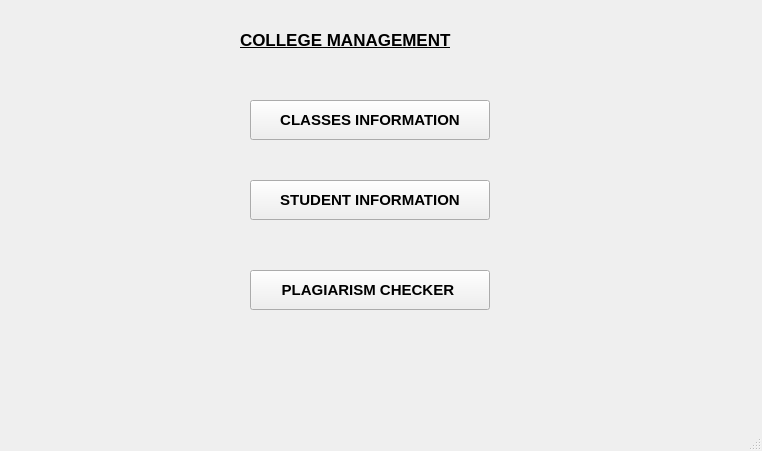
<?xml version="1.0" encoding="UTF-8"?>
<ui version="4.0">
 <class>MainWindow</class>
 <widget class="QMainWindow" name="MainWindow">
  <property name="geometry">
   <rect>
    <x>0</x>
    <y>0</y>
    <width>762</width>
    <height>451</height>
   </rect>
  </property>
  <property name="windowTitle">
   <string>CollegeProject</string>
  </property>
  <widget class="QWidget" name="centralwidget">
   <widget class="QPushButton" name="classesinfobutton">
    <property name="geometry">
     <rect>
      <x>250</x>
      <y>100</y>
      <width>240</width>
      <height>40</height>
     </rect>
    </property>
    <property name="font">
     <font>
      <pointsize>11</pointsize>
      <bold>true</bold>
     </font>
    </property>
    <property name="text">
     <string>CLASSES INFORMATION</string>
    </property>
   </widget>
   <widget class="QPushButton" name="plagcheckerbutton">
    <property name="geometry">
     <rect>
      <x>250</x>
      <y>270</y>
      <width>240</width>
      <height>40</height>
     </rect>
    </property>
    <property name="font">
     <font>
      <pointsize>11</pointsize>
      <bold>true</bold>
     </font>
    </property>
    <property name="text">
     <string>PLAGIARISM CHECKER </string>
    </property>
   </widget>
   <widget class="QLabel" name="label">
    <property name="geometry">
     <rect>
      <x>240</x>
      <y>20</y>
      <width>351</width>
      <height>40</height>
     </rect>
    </property>
    <property name="font">
     <font>
      <pointsize>13</pointsize>
      <bold>true</bold>
      <underline>true</underline>
     </font>
    </property>
    <property name="text">
     <string>COLLEGE MANAGEMENT</string>
    </property>
   </widget>
   <widget class="QPushButton" name="studnetInfo">
    <property name="geometry">
     <rect>
      <x>250</x>
      <y>180</y>
      <width>240</width>
      <height>40</height>
     </rect>
    </property>
    <property name="font">
     <font>
      <pointsize>11</pointsize>
      <bold>true</bold>
     </font>
    </property>
    <property name="text">
     <string>STUDENT INFORMATION</string>
    </property>
   </widget>
  </widget>
  <widget class="QMenuBar" name="menubar">
   <property name="geometry">
    <rect>
     <x>0</x>
     <y>0</y>
     <width>762</width>
     <height>26</height>
    </rect>
   </property>
  </widget>
  <widget class="QStatusBar" name="statusbar"/>
 </widget>
 <resources/>
 <connections/>
</ui>
